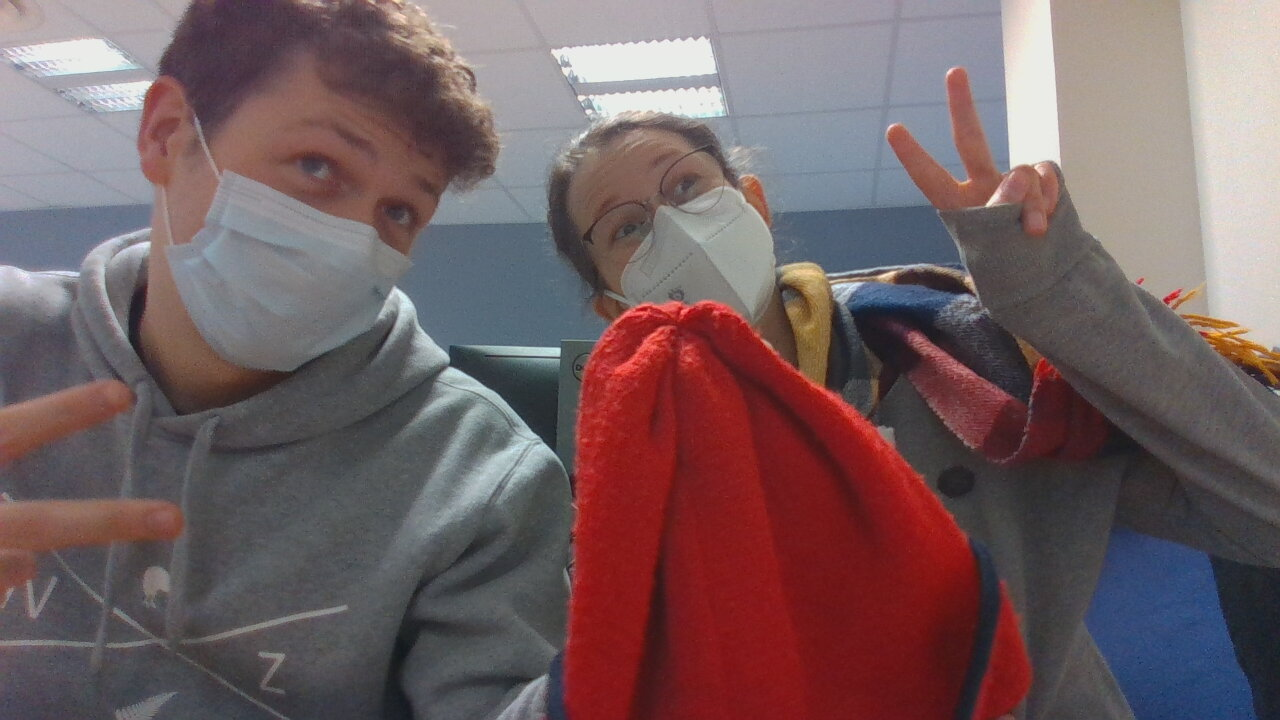
#> input picture vision_test/scripts/moin.jpg, 1280 x 720 px, given in place of the camera
$ python vision-mouse.py
#> lines starting #> are read from the running program, lines starting #| are printed output that depends on the picture; after the words box and inside, x2 and y2 are one past the last pixel; in counts of white or black regions, pixels touching at a corner belong together
#!/usr/bin/env python3
import cv2
import numpy as np

def souris(event, x, y, flags, param):
    global lo, hi, color, hsv_px

    if event == cv2.EVENT_MOUSEMOVE:
        # Conversion des trois couleurs RGB sous la souris en HSV
        px = frame[y,x]
        px_array = np.uint8([[px]])
        hsv_px = cv2.cvtColor(px_array,cv2.COLOR_BGR2HSV)

    if event==cv2.EVENT_MBUTTONDBLCLK:
        color=image[y, x][0]

    if event==cv2.EVENT_LBUTTONDOWN:
        if color>5:
            color-=1

    if event==cv2.EVENT_RBUTTONDOWN:
        if color<250:
            color+=1

    lo[0]=color-5
    hi[0]=color+5

color=100

lo=np.array([color-5, 100, 50])
hi=np.array([color+5, 255,255])

color_info=(0, 0, 255)

cap=cv2.VideoCapture(4)
cv2.namedWindow('Camera')
cv2.setMouseCallback('Camera', souris)
hsv_px = [0,0,0]

while True:
    ret, frame=cap.read()
#> frame is the input picture: shape (720, 1280, 3); mean B, G, R 98.1, 95.3, 115.7
    image=cv2.cvtColor(frame, cv2.COLOR_BGR2HSV)
#> image: shape (720, 1280, 3); mean H, S, V 88.5, 66.4, 122.1
    mask=cv2.inRange(image, lo, hi)
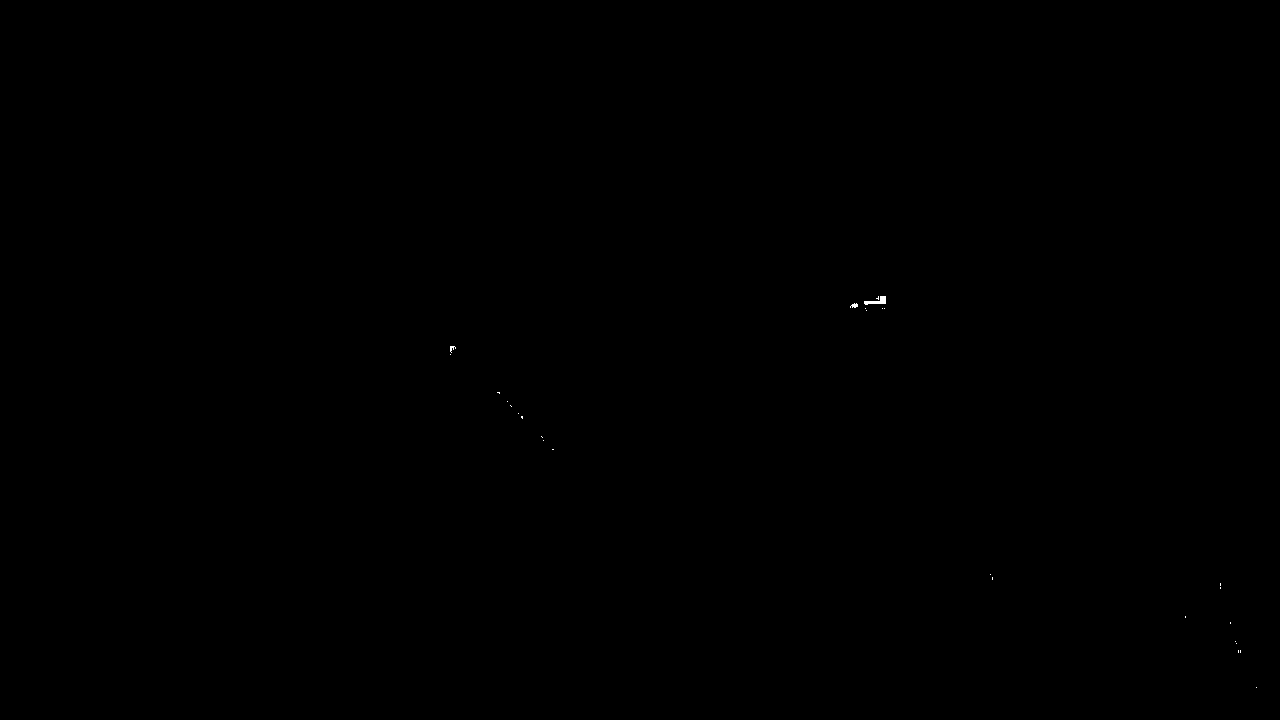
#> mask: shape (720, 1280); 0.02% white; 28 white regions (25 under 20 px), largest, box (x1, y1, x2, y2) and area: (864, 296, 886, 305) 99, (850, 303, 858, 308) 26, (450, 346, 456, 353) 21
    image=cv2.blur(image, (7, 7))
#> image: shape (720, 1280, 3); mean H, S, V 88.6, 66.4, 122.1
    mask=cv2.erode(mask, None, iterations=4)
#> mask: shape (720, 1280); every value is 0
    mask=cv2.dilate(mask, None, iterations=4)
    image2=cv2.bitwise_and(frame, frame, mask= mask)
#> image2: shape (720, 1280, 3); every value is 0
    cv2.putText(frame, "Couleur: {:d}".format(color), (10, 30), cv2.FONT_HERSHEY_DUPLEX, 1, color_info, 1, cv2.LINE_AA)

    # Affichage des composantes HSV sous la souris sur l'image
    pixel_hsv = " ".join(str(values) for values in hsv_px)
    font = cv2.FONT_HERSHEY_SIMPLEX
    cv2.putText(frame, "px HSV: "+pixel_hsv, (10, 260),
               font, 1, (255, 255, 255), 1, cv2.LINE_AA)
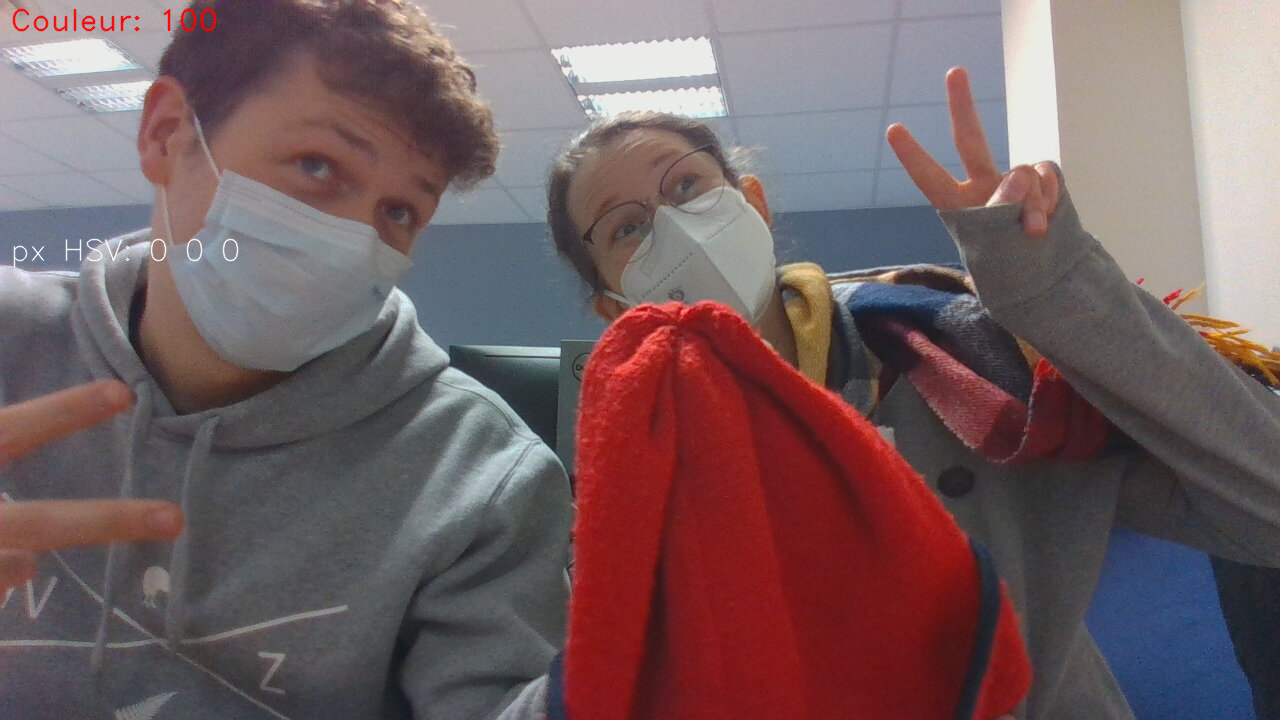
#> frame: shape (720, 1280, 3); mean B, G, R 98.1, 95.3, 115.9

    elements=cv2.findContours(mask, cv2.RETR_EXTERNAL, cv2.CHAIN_APPROX_SIMPLE)[-2]
#> elements = []
    if len(elements) > 0:
        c=max(elements, key=cv2.contourArea)
        ((x, y), rayon)=cv2.minEnclosingCircle(c)
        if rayon>30:
            cv2.circle(image2, (int(x), int(y)), int(rayon), color_info, 2)
            cv2.circle(frame, (int(x), int(y)), 5, color_info, 10)
            cv2.line(frame, (int(x), int(y)), (int(x)+150, int(y)), color_info, 2)
            cv2.putText(frame, "Objet !!!", (int(x)+10, int(y) -10), cv2.FONT_HERSHEY_DUPLEX, 1, color_info, 1, cv2.LINE_AA)

    cv2.imshow('Camera', frame)
    cv2.imshow('image2', image2)
    cv2.imshow('Mask', mask)

    if cv2.waitKey(1)&0xFF==ord('q'):
#> (key q is pressed here)
        break
cap.release()
cv2.destroyAllWindows()
